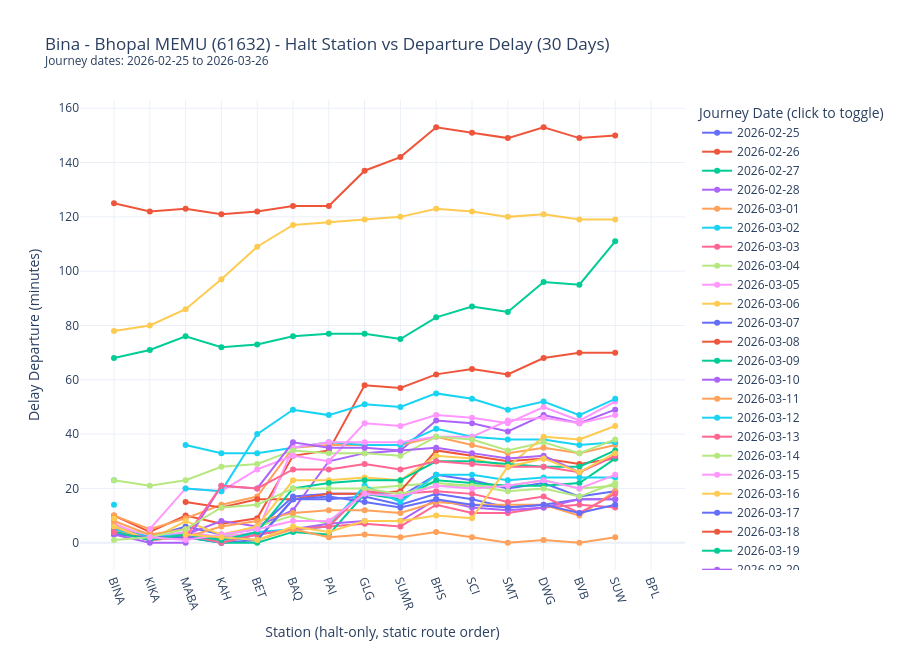

The notebook cell saved with this chart:
### Code cell
# Train 61632 - Monthly interactive halt-only station delay view
import json
import plotly.express as px

TRAIN_NAME_MAP = {
    11077: "Jhelum Express (PT) (11077)",
    11078: "Jhelum Express (11078)",
    11605: "Bhopal - Bina MEMU Express (UnReserved) (11605)",
    11606: "Bina - Bhopal MEMU Express (UnReserved) (11606)",
    12137: "Punjab Mail (PT) (12137)",
    12138: "Punjab Mail (12138)",
    18237: "Chhattisgarh Express (PT) (18237)",
    18238: "Chhattisgarh Express (PT) (18238)",
    61631: "Bhopal - Bina MEMU (61631)",
    61632: "Bina - Bhopal MEMU (61632)",
}

train_no_target = 61632
train_name = TRAIN_NAME_MAP.get(train_no_target, f"Train {train_no_target}")
required_cols = ["id", "train_no", "journey_date", "station_code", "delay_departure_minutes", "_event_time"]
missing_required = [c for c in required_cols if c not in df.columns]
if missing_required:
    raise KeyError(f"Missing required columns: {missing_required}")

# Halt-only sequence from static route JSON for 61632.
STATIC_ROUTE_PATH = Path("../docs/statics/61632_static.json")
if not STATIC_ROUTE_PATH.exists():
    raise FileNotFoundError(f"Static route file not found: {STATIC_ROUTE_PATH.resolve()}")

with open(STATIC_ROUTE_PATH, "r", encoding="utf-8") as f:
    static_json = json.load(f)

route_rows = static_json.get("data", {}).get("route", [])
halt_route = [r for r in route_rows if int(r.get("isHalt", 0)) == 1]
halt_station_order_full = [
    r.get("stationCode")
    for r in sorted(halt_route, key=lambda x: x.get("sequence", 10**9))
    if r.get("stationCode")
]

if not halt_station_order_full:
    raise ValueError("No halt stations found in static route JSON for 61632.")

month_df = df[df["train_no"] == train_no_target].copy()
month_df = month_df.dropna(subset=["delay_departure_minutes", "station_code", "_event_time", "journey_date"])

if month_df.empty:
    raise ValueError(f"No rows available for train_no={train_no_target} after filtering.")

month_df["journey_date"] = pd.to_datetime(month_df["journey_date"], errors="coerce").dt.date
month_df = month_df.dropna(subset=["journey_date"])

latest_journey_date = month_df["journey_date"].max()
month_start = latest_journey_date - pd.Timedelta(days=29)
month_mask = (month_df["journey_date"] >= month_start) & (month_df["journey_date"] <= latest_journey_date)
month_df = month_df.loc[month_mask].copy()

if month_df.empty:
    raise ValueError("No records found in selected 30-day journey window for train 61632.")

# Ignore intermediate stations (isHalt=0).
month_df = month_df[month_df["station_code"].isin(halt_station_order_full)].copy()

if month_df.empty:
    raise ValueError("No halt-station records available in selected month window for 61632.")

# Keep latest row for duplicate journey_date + station_code combinations.
month_df = month_df.sort_values(["journey_date", "station_code", "id"])
month_df = month_df.drop_duplicates(subset=["journey_date", "station_code"], keep="last")

present_halts = set(month_df["station_code"].unique())
station_order = halt_station_order_full.copy()
missing_halts_in_month = [s for s in halt_station_order_full if s not in present_halts]

# Build a full journey_date x halt-station grid so all halt stations remain on axis.
journey_dates_sorted = sorted(month_df["journey_date"].unique())
full_index = pd.MultiIndex.from_product(
    [journey_dates_sorted, station_order],
    names=["journey_date", "station_code"],
)
month_plot = (
    month_df.set_index(["journey_date", "station_code"])[["delay_departure_minutes", "id"]]
    .reindex(full_index)
    .reset_index()
)
month_plot["station_code"] = pd.Categorical(month_plot["station_code"], categories=station_order, ordered=True)
month_plot = month_plot.sort_values(["journey_date", "station_code"])
month_plot["journey_date"] = month_plot["journey_date"].astype(str)

fig = px.line(
    month_plot,
    x="station_code",
    y="delay_departure_minutes",
    color="journey_date",
    markers=True,
    category_orders={"station_code": station_order},
    title=(
        f"{train_name} - Halt Station vs Departure Delay (30 Days)"
        f"<br><sup>Journey dates: {month_start} to {latest_journey_date}</sup>"
    ),
    labels={
        "station_code": "Station (halt-only, static route order)",
        "delay_departure_minutes": "Delay Departure (minutes)",
        "journey_date": "Journey Date",
    },
    hover_data={"id": True},
)

fig.update_layout(
    template="plotly_white",
    height=650,
    legend_title_text="Journey Date (click to toggle)",
)
fig.update_xaxes(
    tickangle=70,
    categoryorder="array",
    categoryarray=station_order,
    tickmode="array",
    tickvals=station_order,
    ticktext=station_order,
)
fig.show()

print(f"Train: {train_name}")
print(f"Plotted month: {month_start} to {latest_journey_date}")
print(f"Journeys in plot: {month_plot['journey_date'].nunique()}")
print(f"Halt stations plotted: {len(station_order)} / {len(halt_station_order_full)} in static route")
print(f"Missing halt stations with no data in selected month window: {len(missing_halts_in_month)}")
if missing_halts_in_month:
    print(missing_halts_in_month)

display(month_plot.head(20))

### Figure 1 — Plotly figure (JSON) as saved in the notebook; plotly's stock layout.template omitted (floating-point values rounded to 4 significant figures)
{"data": [{"customdata": [[17490.0], [17490.0], [17490.0], [17500.0], [17500.0], [17500.0], [17500.0], [17500.0], [17500.0], [17500.0], [17500.0], [17500.0], [17500.0], [17500.0], [17510.0], [NaN]], "hovertemplate": "Journey Date=2026-02-25<br>Station (halt-only, static route order)=%{x}<br>Delay Departure (minutes)=%{y}<br>id=%{customdata[0]}<extra></extra>", "legendgroup": "2026-02-25", "line": {"color": "#636efa", "dash": "solid"}, "marker": {"symbol": "circle"}, "mode": "lines+markers", "name": "2026-02-25", "orientation": "v", "showlegend": true, "type": "scatter", "x": ["BINA", "KIKA", "MABA", "KAH", "BET", "BAQ", "PAI", "GLG", "SUMR", "BHS", "SCI", "SMT", "DWG", "BVB", "SUW", "BPL"], "xaxis": "x", "y": [6.0, 2.0, 6.0, 3.0, 5.0, 17.0, 18.0, 18.0, 17.0, 25.0, 23.0, 20.0, 22.0, 17.0, 19.0, NaN], "yaxis": "y"}, {"customdata": [[17950.0], [17950.0], [17950.0], [17960.0], [17960.0], [17960.0], [17960.0], [17960.0], [17960.0], [17960.0], [17960.0], [17960.0], [17960.0], [17960.0], [17970.0], [NaN]], "hovertemplate": "Journey Date=2026-02-26<br>Station (halt-only, static route order)=%{x}<br>Delay Departure (minutes)=%{y}<br>id=%{customdata[0]}<extra></extra>", "legendgroup": "2026-02-26", "line": {"color": "#EF553B", "dash": "solid"}, "marker": {"symbol": "circle"}, "mode": "lines+markers", "name": "2026-02-26", "orientation": "v", "showlegend": true, "type": "scatter", "x": ["BINA", "KIKA", "MABA", "KAH", "BET", "BAQ", "PAI", "GLG", "SUMR", "BHS", "SCI", "SMT", "DWG", "BVB", "SUW", "BPL"], "xaxis": "x", "y": [10.0, 4.0, 10.0, 7.0, 9.0, 32.0, 34.0, 58.0, 57.0, 62.0, 64.0, 62.0, 68.0, 70.0, 70.0, NaN], "yaxis": "y"}, {"customdata": [[18410.0], [18410.0], [18410.0], [18420.0], [18420.0], [18420.0], [18420.0], [18420.0], [18420.0], [18420.0], [18420.0], [18420.0], [18420.0], [18420.0], [18430.0], [NaN]], "hovertemplate": "Journey Date=2026-02-27<br>Station (halt-only, static route order)=%{x}<br>Delay Departure (minutes)=%{y}<br>id=%{customdata[0]}<extra></extra>", "legendgroup": "2026-02-27", "line": {"color": "#00cc96", "dash": "solid"}, "marker": {"symbol": "circle"}, "mode": "lines+markers", "name": "2026-02-27", "orientation": "v", "showlegend": true, "type": "scatter", "x": ["BINA", "KIKA", "MABA", "KAH", "BET", "BAQ", "PAI", "GLG", "SUMR", "BHS", "SCI", "SMT", "DWG", "BVB", "SUW", "BPL"], "xaxis": "x", "y": [68.0, 71.0, 76.0, 72.0, 73.0, 76.0, 77.0, 77.0, 75.0, 83.0, 87.0, 85.0, 96.0, 95.0, 111.0, NaN], "yaxis": "y"}, {"customdata": [[18860.0], [18860.0], [18860.0], [18860.0], [18860.0], [18860.0], [18860.0], [18860.0], [18860.0], [18860.0], [18870.0], [18870.0], [18870.0], [18870.0], [18870.0], [NaN]], "hovertemplate": "Journey Date=2026-02-28<br>Station (halt-only, static route order)=%{x}<br>Delay Departure (minutes)=%{y}<br>id=%{customdata[0]}<extra></extra>", "legendgroup": "2026-02-28", "line": {"color": "#ab63fa", "dash": "solid"}, "marker": {"symbol": "circle"}, "mode": "lines+markers", "name": "2026-02-28", "orientation": "v", "showlegend": true, "type": "scatter", "x": ["BINA", "KIKA", "MABA", "KAH", "BET", "BAQ", "PAI", "GLG", "SUMR", "BHS", "SCI", "SMT", "DWG", "BVB", "SUW", "BPL"], "xaxis": "x", "y": [5.0, 1.0, 3.0, 8.0, 6.0, 12.0, 30.0, 33.0, 34.0, 45.0, 44.0, 41.0, 47.0, 44.0, 49.0, NaN], "yaxis": "y"}, {"customdata": [[19250.0], [19250.0], [19250.0], [19250.0], [19260.0], [19260.0], [19260.0], [19260.0], [19260.0], [19260.0], [19260.0], [19260.0], [19260.0], [19260.0], [19260.0], [NaN]], "hovertemplate": "Journey Date=2026-03-01<br>Station (halt-only, static route order)=%{x}<br>Delay Departure (minutes)=%{y}<br>id=%{customdata[0]}<extra></extra>", "legendgroup": "2026-03-01", "line": {"color": "#FFA15A", "dash": "solid"}, "marker": {"symbol": "circle"}, "mode": "lines+markers", "name": "2026-03-01", "orientation": "v", "showlegend": true, "type": "scatter", "x": ["BINA", "KIKA", "MABA", "KAH", "BET", "BAQ", "PAI", "GLG", "SUMR", "BHS", "SCI", "SMT", "DWG", "BVB", "SUW", "BPL"], "xaxis": "x", "y": [10.0, 5.0, 9.0, 14.0, 17.0, 35.0, 36.0, 36.0, 36.0, 39.0, 36.0, 33.0, 35.0, 33.0, 36.0, NaN], "yaxis": "y"}, {"customdata": [[19780.0], [NaN], [19780.0], [19780.0], [19780.0], [19780.0], [19780.0], [19780.0], [19780.0], [19780.0], [19790.0], [19790.0], [19790.0], [19790.0], [19790.0], [NaN]], "hovertemplate": "Journey Date=2026-03-02<br>Station (halt-only, static route order)=%{x}<br>Delay Departure (minutes)=%{y}<br>id=%{customdata[0]}<extra></extra>", "legendgroup": "2026-03-02", "line": {"color": "#19d3f3", "dash": "solid"}, "marker": {"symbol": "circle"}, "mode": "lines+markers", "name": "2026-03-02", "orientation": "v", "showlegend": true, "type": "scatter", "x": ["BINA", "KIKA", "MABA", "KAH", "BET", "BAQ", "PAI", "GLG", "SUMR", "BHS", "SCI", "SMT", "DWG", "BVB", "SUW", "BPL"], "xaxis": "x", "y": [23.0, NaN, 36.0, 33.0, 33.0, 35.0, 37.0, 36.0, 36.0, 42.0, 39.0, 38.0, 38.0, 36.0, 37.0, NaN], "yaxis": "y"}, {"customdata": [[20240.0], [20240.0], [20240.0], [20240.0], [20240.0], [20240.0], [20240.0], [20240.0], [20240.0], [20240.0], [20250.0], [20250.0], [20250.0], [20250.0], [20250.0], [NaN]], "hovertemplate": "Journey Date=2026-03-03<br>Station (halt-only, static route order)=%{x}<br>Delay Departure (minutes)=%{y}<br>id=%{customdata[0]}<extra></extra>", "legendgroup": "2026-03-03", "line": {"color": "#FF6692", "dash": "solid"}, "marker": {"symbol": "circle"}, "mode": "lines+markers", "name": "2026-03-03", "orientation": "v", "showlegend": true, "type": "scatter", "x": ["BINA", "KIKA", "MABA", "KAH", "BET", "BAQ", "PAI", "GLG", "SUMR", "BHS", "SCI", "SMT", "DWG", "BVB", "SUW", "BPL"], "xaxis": "x", "y": [6.0, 2.0, 3.0, 1.0, 3.0, 5.0, 6.0, 7.0, 6.0, 14.0, 11.0, 11.0, 13.0, 14.0, 13.0, NaN], "yaxis": "y"}, {"customdata": [[20700.0], [20700.0], [20700.0], [20700.0], [20700.0], [20700.0], [20700.0], [20700.0], [20700.0], [20700.0], [20710.0], [20710.0], [20710.0], [20710.0], [20710.0], [NaN]], "hovertemplate": "Journey Date=2026-03-04<br>Station (halt-only, static route order)=%{x}<br>Delay Departure (minutes)=%{y}<br>id=%{customdata[0]}<extra></extra>", "legendgroup": "2026-03-04", "line": {"color": "#B6E880", "dash": "solid"}, "marker": {"symbol": "circle"}, "mode": "lines+markers", "name": "2026-03-04", "orientation": "v", "showlegend": true, "type": "scatter", "x": ["BINA", "KIKA", "MABA", "KAH", "BET", "BAQ", "PAI", "GLG", "SUMR", "BHS", "SCI", "SMT", "DWG", "BVB", "SUW", "BPL"], "xaxis": "x", "y": [6.0, 3.0, 3.0, 2.0, 6.0, 10.0, 7.0, 20.0, 21.0, 22.0, 21.0, 21.0, 23.0, 20.0, 21.0, NaN], "yaxis": "y"}, {"customdata": [[21160.0], [21160.0], [21160.0], [21160.0], [21160.0], [21160.0], [21160.0], [21160.0], [21160.0], [21160.0], [21170.0], [21170.0], [21170.0], [21170.0], [21170.0], [NaN]], "hovertemplate": "Journey Date=2026-03-05<br>Station (halt-only, static route order)=%{x}<br>Delay Departure (minutes)=%{y}<br>id=%{customdata[0]}<extra></extra>", "legendgroup": "2026-03-05", "line": {"color": "#FF97FF", "dash": "solid"}, "marker": {"symbol": "circle"}, "mode": "lines+markers", "name": "2026-03-05", "orientation": "v", "showlegend": true, "type": "scatter", "x": ["BINA", "KIKA", "MABA", "KAH", "BET", "BAQ", "PAI", "GLG", "SUMR", "BHS", "SCI", "SMT", "DWG", "BVB", "SUW", "BPL"], "xaxis": "x", "y": [7.0, 2.0, 4.0, 2.0, 4.0, 35.0, 37.0, 37.0, 37.0, 39.0, 39.0, 45.0, 46.0, 44.0, 47.0, NaN], "yaxis": "y"}, {"customdata": [[21620.0], [21620.0], [21620.0], [21620.0], [21620.0], [21620.0], [21620.0], [21620.0], [21620.0], [21620.0], [21630.0], [21630.0], [21630.0], [21630.0], [21630.0], [NaN]], "hovertemplate": "Journey Date=2026-03-06<br>Station (halt-only, static route order)=%{x}<br>Delay Departure (minutes)=%{y}<br>id=%{customdata[0]}<extra></extra>", "legendgroup": "2026-03-06", "line": {"color": "#FECB52", "dash": "solid"}, "marker": {"symbol": "circle"}, "mode": "lines+markers", "name": "2026-03-06", "orientation": "v", "showlegend": true, "type": "scatter", "x": ["BINA", "KIKA", "MABA", "KAH", "BET", "BAQ", "PAI", "GLG", "SUMR", "BHS", "SCI", "SMT", "DWG", "BVB", "SUW", "BPL"], "xaxis": "x", "y": [78.0, 80.0, 86.0, 97.0, 109.0, 117.0, 118.0, 119.0, 120.0, 123.0, 122.0, 120.0, 121.0, 119.0, 119.0, NaN], "yaxis": "y"}, {"customdata": [[22010.0], [22010.0], [22010.0], [22010.0], [22020.0], [22020.0], [22020.0], [22020.0], [22020.0], [22020.0], [22020.0], [22020.0], [22020.0], [22020.0], [22020.0], [NaN]], "hovertemplate": "Journey Date=2026-03-07<br>Station (halt-only, static route order)=%{x}<br>Delay Departure (minutes)=%{y}<br>id=%{customdata[0]}<extra></extra>", "legendgroup": "2026-03-07", "line": {"color": "#636efa", "dash": "solid"}, "marker": {"symbol": "circle"}, "mode": "lines+markers", "name": "2026-03-07", "orientation": "v", "showlegend": true, "type": "scatter", "x": ["BINA", "KIKA", "MABA", "KAH", "BET", "BAQ", "PAI", "GLG", "SUMR", "BHS", "SCI", "SMT", "DWG", "BVB", "SUW", "BPL"], "xaxis": "x", "y": [4.0, 1.0, 2.0, 0.0, 1.0, 16.0, 16.0, 17.0, 14.0, 18.0, 16.0, 13.0, 14.0, 16.0, 16.0, NaN], "yaxis": "y"}, {"customdata": [[22470.0], [NaN], [22470.0], [22470.0], [22480.0], [22480.0], [22480.0], [22480.0], [22480.0], [22480.0], [22480.0], [22480.0], [22480.0], [22480.0], [22480.0], [NaN]], "hovertemplate": "Journey Date=2026-03-08<br>Station (halt-only, static route order)=%{x}<br>Delay Departure (minutes)=%{y}<br>id=%{customdata[0]}<extra></extra>", "legendgroup": "2026-03-08", "line": {"color": "#EF553B", "dash": "solid"}, "marker": {"symbol": "circle"}, "mode": "lines+markers", "name": "2026-03-08", "orientation": "v", "showlegend": true, "type": "scatter", "x": ["BINA", "KIKA", "MABA", "KAH", "BET", "BAQ", "PAI", "GLG", "SUMR", "BHS", "SCI", "SMT", "DWG", "BVB", "SUW", "BPL"], "xaxis": "x", "y": [9.0, NaN, 15.0, 13.0, 16.0, 16.0, 18.0, 18.0, 19.0, 34.0, 32.0, 30.0, 31.0, 29.0, 31.0, NaN], "yaxis": "y"}, {"customdata": [[22930.0], [22930.0], [22930.0], [22930.0], [22940.0], [22940.0], [22940.0], [22940.0], [22940.0], [22940.0], [22940.0], [22940.0], [22940.0], [22940.0], [22940.0], [NaN]], "hovertemplate": "Journey Date=2026-03-09<br>Station (halt-only, static route order)=%{x}<br>Delay Departure (minutes)=%{y}<br>id=%{customdata[0]}<extra></extra>", "legendgroup": "2026-03-09", "line": {"color": "#00cc96", "dash": "solid"}, "marker": {"symbol": "circle"}, "mode": "lines+markers", "name": "2026-03-09", "orientation": "v", "showlegend": true, "type": "scatter", "x": ["BINA", "KIKA", "MABA", "KAH", "BET", "BAQ", "PAI", "GLG", "SUMR", "BHS", "SCI", "SMT", "DWG", "BVB", "SUW", "BPL"], "xaxis": "x", "y": [5.0, 2.0, 2.0, 0.0, 0.0, 4.0, 3.0, 18.0, 16.0, 23.0, 22.0, 21.0, 21.0, 22.0, 31.0, NaN], "yaxis": "y"}, {"customdata": [[23460.0], [NaN], [23460.0], [23460.0], [23460.0], [23460.0], [23460.0], [23460.0], [23460.0], [23460.0], [23470.0], [23470.0], [23470.0], [23470.0], [23470.0], [NaN]], "hovertemplate": "Journey Date=2026-03-10<br>Station (halt-only, static route order)=%{x}<br>Delay Departure (minutes)=%{y}<br>id=%{customdata[0]}<extra></extra>", "legendgroup": "2026-03-10", "line": {"color": "#ab63fa", "dash": "solid"}, "marker": {"symbol": "circle"}, "mode": "lines+markers", "name": "2026-03-10", "orientation": "v", "showlegend": true, "type": "scatter", "x": ["BINA", "KIKA", "MABA", "KAH", "BET", "BAQ", "PAI", "GLG", "SUMR", "BHS", "SCI", "SMT", "DWG", "BVB", "SUW", "BPL"], "xaxis": "x", "y": [5.0, NaN, 3.0, 0.0, 3.0, 5.0, 7.0, 8.0, 8.0, 16.0, 13.0, 12.0, 13.0, 16.0, 16.0, NaN], "yaxis": "y"}, {"customdata": [[23850.0], [23850.0], [23850.0], [23850.0], [23860.0], [23860.0], [23860.0], [23860.0], [23860.0], [23860.0], [23860.0], [23860.0], [23860.0], [23860.0], [23860.0], [NaN]], "hovertemplate": "Journey Date=2026-03-11<br>Station (halt-only, static route order)=%{x}<br>Delay Departure (minutes)=%{y}<br>id=%{customdata[0]}<extra></extra>", "legendgroup": "2026-03-11", "line": {"color": "#FFA15A", "dash": "solid"}, "marker": {"symbol": "circle"}, "mode": "lines+markers", "name": "2026-03-11", "orientation": "v", "showlegend": true, "type": "scatter", "x": ["BINA", "KIKA", "MABA", "KAH", "BET", "BAQ", "PAI", "GLG", "SUMR", "BHS", "SCI", "SMT", "DWG", "BVB", "SUW", "BPL"], "xaxis": "x", "y": [5.0, 1.0, 2.0, 6.0, 8.0, 11.0, 12.0, 12.0, 11.0, 15.0, 14.0, 14.0, 14.0, 10.0, 19.0, NaN], "yaxis": "y"}, {"customdata": [[24380.0], [24380.0], [24380.0], [24380.0], [24380.0], [24380.0], [24380.0], [24380.0], [24380.0], [24380.0], [24390.0], [24390.0], [24390.0], [24390.0], [24390.0], [NaN]], "hovertemplate": "Journey Date=2026-03-12<br>Station (halt-only, static route order)=%{x}<br>Delay Departure (minutes)=%{y}<br>id=%{customdata[0]}<extra></extra>", "legendgroup": "2026-03-12", "line": {"color": "#19d3f3", "dash": "solid"}, "marker": {"symbol": "circle"}, "mode": "lines+markers", "name": "2026-03-12", "orientation": "v", "showlegend": true, "type": "scatter", "x": ["BINA", "KIKA", "MABA", "KAH", "BET", "BAQ", "PAI", "GLG", "SUMR", "BHS", "SCI", "SMT", "DWG", "BVB", "SUW", "BPL"], "xaxis": "x", "y": [5.0, 2.0, 3.0, 0.0, 4.0, 5.0, 6.0, 21.0, 15.0, 25.0, 25.0, 23.0, 24.0, 24.0, 24.0, NaN], "yaxis": "y"}, {"customdata": [[24840.0], [24840.0], [24840.0], [24840.0], [24840.0], [24840.0], [24840.0], [24840.0], [24840.0], [24840.0], [24850.0], [24850.0], [24850.0], [24850.0], [24850.0], [NaN]], "hovertemplate": "Journey Date=2026-03-13<br>Station (halt-only, static route order)=%{x}<br>Delay Departure (minutes)=%{y}<br>id=%{customdata[0]}<extra></extra>", "legendgroup": "2026-03-13", "line": {"color": "#FF6692", "dash": "solid"}, "marker": {"symbol": "circle"}, "mode": "lines+markers", "name": "2026-03-13", "orientation": "v", "showlegend": true, "type": "scatter", "x": ["BINA", "KIKA", "MABA", "KAH", "BET", "BAQ", "PAI", "GLG", "SUMR", "BHS", "SCI", "SMT", "DWG", "BVB", "SUW", "BPL"], "xaxis": "x", "y": [6.0, 1.0, 3.0, 0.0, 3.0, 5.0, 6.0, 19.0, 18.0, 19.0, 18.0, 15.0, 17.0, 11.0, 18.0, NaN], "yaxis": "y"}, {"customdata": [[25300.0], [25300.0], [25300.0], [25300.0], [25300.0], [25300.0], [25300.0], [25300.0], [25300.0], [25300.0], [25310.0], [25310.0], [25310.0], [25310.0], [25310.0], [NaN]], "hovertemplate": "Journey Date=2026-03-14<br>Station (halt-only, static route order)=%{x}<br>Delay Departure (minutes)=%{y}<br>id=%{customdata[0]}<extra></extra>", "legendgroup": "2026-03-14", "line": {"color": "#B6E880", "dash": "solid"}, "marker": {"symbol": "circle"}, "mode": "lines+markers", "name": "2026-03-14", "orientation": "v", "showlegend": true, "type": "scatter", "x": ["BINA", "KIKA", "MABA", "KAH", "BET", "BAQ", "PAI", "GLG", "SUMR", "BHS", "SCI", "SMT", "DWG", "BVB", "SUW", "BPL"], "xaxis": "x", "y": [23.0, 21.0, 23.0, 28.0, 29.0, 34.0, 33.0, 33.0, 32.0, 39.0, 38.0, 34.0, 37.0, 33.0, 38.0, NaN], "yaxis": "y"}, {"customdata": [[NaN], [25760.0], [25760.0], [25760.0], [25760.0], [25760.0], [25760.0], [25760.0], [25760.0], [25760.0], [25770.0], [25770.0], [25770.0], [25770.0], [25770.0], [NaN]], "hovertemplate": "Journey Date=2026-03-15<br>Station (halt-only, static route order)=%{x}<br>Delay Departure (minutes)=%{y}<br>id=%{customdata[0]}<extra></extra>", "legendgroup": "2026-03-15", "line": {"color": "#FF97FF", "dash": "solid"}, "marker": {"symbol": "circle"}, "mode": "lines+markers", "name": "2026-03-15", "orientation": "v", "showlegend": true, "type": "scatter", "x": ["BINA", "KIKA", "MABA", "KAH", "BET", "BAQ", "PAI", "GLG", "SUMR", "BHS", "SCI", "SMT", "DWG", "BVB", "SUW", "BPL"], "xaxis": "x", "y": [NaN, 5.0, 20.0, 19.0, 27.0, 32.0, 30.0, 44.0, 43.0, 47.0, 46.0, 44.0, 50.0, 45.0, 52.0, NaN], "yaxis": "y"}, {"customdata": [[26220.0], [26220.0], [26220.0], [26220.0], [26220.0], [26220.0], [26220.0], [26220.0], [26220.0], [26220.0], [26230.0], [26230.0], [26230.0], [26230.0], [26230.0], [NaN]], "hovertemplate": "Journey Date=2026-03-16<br>Station (halt-only, static route order)=%{x}<br>Delay Departure (minutes)=%{y}<br>id=%{customdata[0]}<extra></extra>", "legendgroup": "2026-03-16", "line": {"color": "#FECB52", "dash": "solid"}, "marker": {"symbol": "circle"}, "mode": "lines+markers", "name": "2026-03-16", "orientation": "v", "showlegend": true, "type": "scatter", "x": ["BINA", "KIKA", "MABA", "KAH", "BET", "BAQ", "PAI", "GLG", "SUMR", "BHS", "SCI", "SMT", "DWG", "BVB", "SUW", "BPL"], "xaxis": "x", "y": [6.0, 1.0, 8.0, 3.0, 6.0, 23.0, 23.0, 24.0, 23.0, 32.0, 31.0, 28.0, 39.0, 38.0, 43.0, NaN], "yaxis": "y"}, {"customdata": [[26680.0], [26680.0], [26680.0], [26680.0], [26680.0], [26680.0], [26680.0], [26680.0], [26680.0], [26680.0], [26690.0], [26690.0], [26690.0], [26690.0], [26690.0], [NaN]], "hovertemplate": "Journey Date=2026-03-17<br>Station (halt-only, static route order)=%{x}<br>Delay Departure (minutes)=%{y}<br>id=%{customdata[0]}<extra></extra>", "legendgroup": "2026-03-17", "line": {"color": "#636efa", "dash": "solid"}, "marker": {"symbol": "circle"}, "mode": "lines+markers", "name": "2026-03-17", "orientation": "v", "showlegend": true, "type": "scatter", "x": ["BINA", "KIKA", "MABA", "KAH", "BET", "BAQ", "PAI", "GLG", "SUMR", "BHS", "SCI", "SMT", "DWG", "BVB", "SUW", "BPL"], "xaxis": "x", "y": [3.0, 2.0, 2.0, 2.0, 1.0, 16.0, 17.0, 15.0, 13.0, 16.0, 14.0, 13.0, 14.0, 11.0, 14.0, NaN], "yaxis": "y"}, {"customdata": [[27140.0], [27140.0], [27140.0], [27140.0], [27140.0], [27140.0], [27140.0], [27140.0], [27140.0], [27140.0], [27150.0], [27150.0], [27150.0], [27150.0], [27150.0], [NaN]], "hovertemplate": "Journey Date=2026-03-18<br>Station (halt-only, static route order)=%{x}<br>Delay Departure (minutes)=%{y}<br>id=%{customdata[0]}<extra></extra>", "legendgroup": "2026-03-18", "line": {"color": "#EF553B", "dash": "solid"}, "marker": {"symbol": "circle"}, "mode": "lines+markers", "name": "2026-03-18", "orientation": "v", "showlegend": true, "type": "scatter", "x": ["BINA", "KIKA", "MABA", "KAH", "BET", "BAQ", "PAI", "GLG", "SUMR", "BHS", "SCI", "SMT", "DWG", "BVB", "SUW", "BPL"], "xaxis": "x", "y": [125.0, 122.0, 123.0, 121.0, 122.0, 124.0, 124.0, 137.0, 142.0, 153.0, 151.0, 149.0, 153.0, 149.0, 150.0, NaN], "yaxis": "y"}, {"customdata": [[27600.0], [27600.0], [27600.0], [27600.0], [27600.0], [27600.0], [27600.0], [27600.0], [27600.0], [27600.0], [27610.0], [27610.0], [27610.0], [27610.0], [27610.0], [NaN]], "hovertemplate": "Journey Date=2026-03-19<br>Station (halt-only, static route order)=%{x}<br>Delay Departure (minutes)=%{y}<br>id=%{customdata[0]}<extra></extra>", "legendgroup": "2026-03-19", "line": {"color": "#00cc96", "dash": "solid"}, "marker": {"symbol": "circle"}, "mode": "lines+markers", "name": "2026-03-19", "orientation": "v", "showlegend": true, "type": "scatter", "x": ["BINA", "KIKA", "MABA", "KAH", "BET", "BAQ", "PAI", "GLG", "SUMR", "BHS", "SCI", "SMT", "DWG", "BVB", "SUW", "BPL"], "xaxis": "x", "y": [4.0, 1.0, 3.0, 1.0, 4.0, 20.0, 22.0, 23.0, 23.0, 30.0, 30.0, 29.0, 28.0, 28.0, 34.0, NaN], "yaxis": "y"}, {"customdata": [[28060.0], [28060.0], [28060.0], [28060.0], [28060.0], [28060.0], [28060.0], [28060.0], [28060.0], [28060.0], [28070.0], [28070.0], [28070.0], [28070.0], [28070.0], [NaN]], "hovertemplate": "Journey Date=2026-03-20<br>Station (halt-only, static route order)=%{x}<br>Delay Departure (minutes)=%{y}<br>id=%{customdata[0]}<extra></extra>", "legendgroup": "2026-03-20", "line": {"color": "#ab63fa", "dash": "solid"}, "marker": {"symbol": "circle"}, "mode": "lines+markers", "name": "2026-03-20", "orientation": "v", "showlegend": true, "type": "scatter", "x": ["BINA", "KIKA", "MABA", "KAH", "BET", "BAQ", "PAI", "GLG", "SUMR", "BHS", "SCI", "SMT", "DWG", "BVB", "SUW", "BPL"], "xaxis": "x", "y": [3.0, 0.0, 0.0, 21.0, 20.0, 37.0, 35.0, 35.0, 34.0, 35.0, 33.0, 31.0, 32.0, 26.0, 32.0, NaN], "yaxis": "y"}, {"customdata": [[28510.0], [28510.0], [28510.0], [NaN], [28510.0], [28510.0], [28520.0], [28520.0], [28520.0], [28520.0], [28520.0], [28520.0], [28520.0], [28520.0], [28520.0], [NaN]], "hovertemplate": "Journey Date=2026-03-21<br>Station (halt-only, static route order)=%{x}<br>Delay Departure (minutes)=%{y}<br>id=%{customdata[0]}<extra></extra>", "legendgroup": "2026-03-21", "line": {"color": "#FFA15A", "dash": "solid"}, "marker": {"symbol": "circle"}, "mode": "lines+markers", "name": "2026-03-21", "orientation": "v", "showlegend": true, "type": "scatter", "x": ["BINA", "KIKA", "MABA", "KAH", "BET", "BAQ", "PAI", "GLG", "SUMR", "BHS", "SCI", "SMT", "DWG", "BVB", "SUW", "BPL"], "xaxis": "x", "y": [8.0, 3.0, 5.0, NaN, 1.0, 5.0, 2.0, 3.0, 2.0, 4.0, 2.0, 0.0, 1.0, 0.0, 2.0, NaN], "yaxis": "y"}, {"customdata": [[28980.0], [NaN], [28980.0], [28980.0], [28980.0], [28980.0], [28980.0], [28980.0], [28980.0], [28980.0], [28990.0], [28990.0], [28990.0], [28990.0], [28990.0], [NaN]], "hovertemplate": "Journey Date=2026-03-22<br>Station (halt-only, static route order)=%{x}<br>Delay Departure (minutes)=%{y}<br>id=%{customdata[0]}<extra></extra>", "legendgroup": "2026-03-22", "line": {"color": "#19d3f3", "dash": "solid"}, "marker": {"symbol": "circle"}, "mode": "lines+markers", "name": "2026-03-22", "orientation": "v", "showlegend": true, "type": "scatter", "x": ["BINA", "KIKA", "MABA", "KAH", "BET", "BAQ", "PAI", "GLG", "SUMR", "BHS", "SCI", "SMT", "DWG", "BVB", "SUW", "BPL"], "xaxis": "x", "y": [14.0, NaN, 20.0, 19.0, 40.0, 49.0, 47.0, 51.0, 50.0, 55.0, 53.0, 49.0, 52.0, 47.0, 53.0, NaN], "yaxis": "y"}, {"customdata": [[29370.0], [NaN], [29370.0], [29370.0], [29380.0], [29380.0], [29380.0], [29380.0], [29380.0], [29380.0], [29380.0], [29380.0], [29380.0], [29380.0], [29380.0], [NaN]], "hovertemplate": "Journey Date=2026-03-23<br>Station (halt-only, static route order)=%{x}<br>Delay Departure (minutes)=%{y}<br>id=%{customdata[0]}<extra></extra>", "legendgroup": "2026-03-23", "line": {"color": "#FF6692", "dash": "solid"}, "marker": {"symbol": "circle"}, "mode": "lines+markers", "name": "2026-03-23", "orientation": "v", "showlegend": true, "type": "scatter", "x": ["BINA", "KIKA", "MABA", "KAH", "BET", "BAQ", "PAI", "GLG", "SUMR", "BHS", "SCI", "SMT", "DWG", "BVB", "SUW", "BPL"], "xaxis": "x", "y": [4.0, NaN, 2.0, 21.0, 20.0, 27.0, 27.0, 29.0, 27.0, 30.0, 29.0, 28.0, 28.0, 26.0, 32.0, NaN], "yaxis": "y"}, {"customdata": [[29900.0], [29900.0], [29900.0], [29900.0], [29900.0], [29900.0], [29900.0], [29900.0], [29900.0], [29900.0], [29910.0], [29910.0], [29910.0], [29910.0], [29910.0], [NaN]], "hovertemplate": "Journey Date=2026-03-24<br>Station (halt-only, static route order)=%{x}<br>Delay Departure (minutes)=%{y}<br>id=%{customdata[0]}<extra></extra>", "legendgroup": "2026-03-24", "line": {"color": "#B6E880", "dash": "solid"}, "marker": {"symbol": "circle"}, "mode": "lines+markers", "name": "2026-03-24", "orientation": "v", "showlegend": true, "type": "scatter", "x": ["BINA", "KIKA", "MABA", "KAH", "BET", "BAQ", "PAI", "GLG", "SUMR", "BHS", "SCI", "SMT", "DWG", "BVB", "SUW", "BPL"], "xaxis": "x", "y": [1.0, 2.0, 5.0, 13.0, 14.0, 20.0, 20.0, 20.0, 18.0, 21.0, 21.0, 19.0, 20.0, 17.0, 22.0, NaN], "yaxis": "y"}, {"customdata": [[NaN], [30360.0], [30360.0], [30360.0], [30360.0], [30360.0], [30360.0], [30360.0], [30360.0], [30360.0], [30370.0], [30370.0], [30370.0], [30370.0], [30370.0], [NaN]], "hovertemplate": "Journey Date=2026-03-25<br>Station (halt-only, static route order)=%{x}<br>Delay Departure (minutes)=%{y}<br>id=%{customdata[0]}<extra></extra>", "legendgroup": "2026-03-25", "line": {"color": "#FF97FF", "dash": "solid"}, "marker": {"symbol": "circle"}, "mode": "lines+markers", "name": "2026-03-25", "orientation": "v", "showlegend": true, "type": "scatter", "x": ["BINA", "KIKA", "MABA", "KAH", "BET", "BAQ", "PAI", "GLG", "SUMR", "BHS", "SCI", "SMT", "DWG", "BVB", "SUW", "BPL"], "xaxis": "x", "y": [NaN, 2.0, 1.0, 3.0, 5.0, 8.0, 8.0, 18.0, 17.0, 21.0, 20.0, 21.0, 23.0, 20.0, 25.0, NaN], "yaxis": "y"}, {"customdata": [[30730.0], [NaN], [30730.0], [30730.0], [30740.0], [30740.0], [30740.0], [30740.0], [30740.0], [30740.0], [30740.0], [30740.0], [30740.0], [30740.0], [30740.0], [NaN]], "hovertemplate": "Journey Date=2026-03-26<br>Station (halt-only, static route order)=%{x}<br>Delay Departure (minutes)=%{y}<br>id=%{customdata[0]}<extra></extra>", "legendgroup": "2026-03-26", "line": {"color": "#FECB52", "dash": "solid"}, "marker": {"symbol": "circle"}, "mode": "lines+markers", "name": "2026-03-26", "orientation": "v", "showlegend": true, "type": "scatter", "x": ["BINA", "KIKA", "MABA", "KAH", "BET", "BAQ", "PAI", "GLG", "SUMR", "BHS", "SCI", "SMT", "DWG", "BVB", "SUW", "BPL"], "xaxis": "x", "y": [9.0, NaN, 3.0, 2.0, 1.0, 6.0, 4.0, 8.0, 8.0, 10.0, 9.0, 28.0, 31.0, 26.0, 33.0, NaN], "yaxis": "y"}], "layout": {"height": 650, "legend": {"title": {"text": "Journey Date (click to toggle)"}, "tracegroupgap": 0}, "title": {"text": "Bina - Bhopal MEMU (61632) - Halt Station vs Departure Delay (30 Days)<br><sup>Journey dates: 2026-02-25 to 2026-03-26</sup>"}, "xaxis": {"anchor": "y", "categoryarray": ["BINA", "KIKA", "MABA", "KAH", "BET", "BAQ", "PAI", "GLG", "SUMR", "BHS", "SCI", "SMT", "DWG", "BVB", "SUW", "BPL"], "categoryorder": "array", "domain": [0, 1], "tickangle": 70, "tickmode": "array", "ticktext": ["BINA", "KIKA", "MABA", "KAH", "BET", "BAQ", "PAI", "GLG", "SUMR", "BHS", "SCI", "SMT", "DWG", "BVB", "SUW", "BPL"], "tickvals": ["BINA", "KIKA", "MABA", "KAH", "BET", "BAQ", "PAI", "GLG", "SUMR", "BHS", "SCI", "SMT", "DWG", "BVB", "SUW", "BPL"], "title": {"text": "Station (halt-only, static route order)"}}, "yaxis": {"anchor": "x", "domain": [0, 1], "title": {"text": "Delay Departure (minutes)"}}}}
